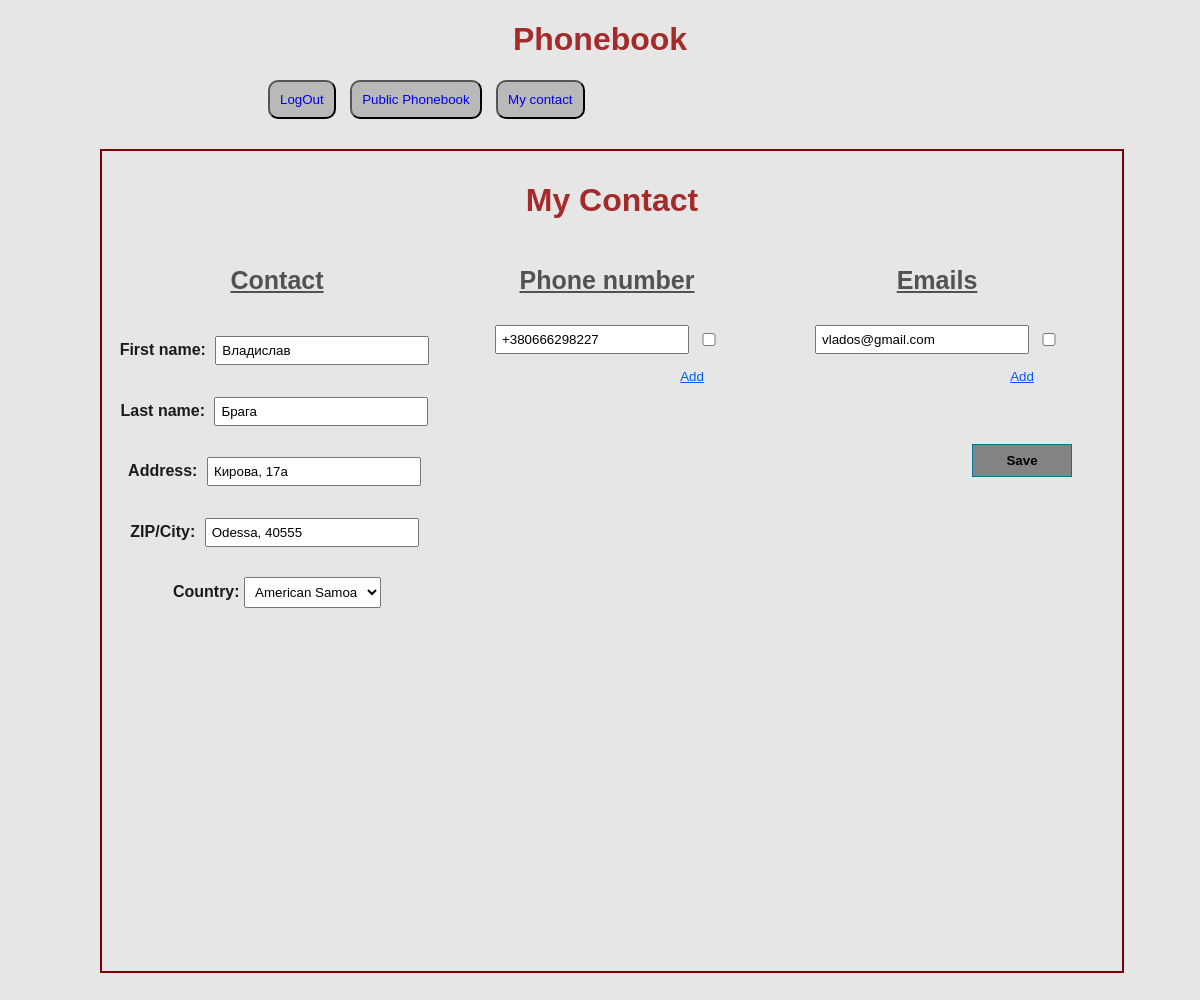
Screenshot of /home.php (signed in) with the database file from the repository.
### tables this page shows
CREATE TABLE `users` (
  `user_id` int(11) NOT NULL,
  `username` varchar(255) NOT NULL,
  `password` varchar(255) NOT NULL,
  `First_name` varchar(255) NOT NULL,
  `Last_name` varchar(255) NOT NULL,
  `id_country` int(255) NOT NULL,
  `adress` varchar(255) NOT NULL,
  `city` varchar(255) NOT NULL
);

CREATE TABLE `contact` (
  `id` int(255) NOT NULL,
  `id_user` int(255) NOT NULL,
  `mail` varchar(255) NOT NULL,
  `phones` bigint(20) NOT NULL
);

### home.php (the view, shortened to what this page needs)
<?
    include "connect.php";
?>
<!DOCTYPE html>
<html>
    <head>
        <link rel="stylesheet" href="style.css">
    </head>
    <body>
    <h1>Phonebook</h1>
 <div class="start">
    <div class="menu">
        <button><a href="exit_admin.php">LogOut</a></button>
        <button><a href="book.php">Public Phonebook</a></button>
        <button><a href="home.php">My contact</a></button>
    </div>
 </div>
 <?
$id = $_SESSION['user']['id'];
$users = mysqli_query($link, "SELECT * FROM `users` WHERE user_id=$id");
foreach ($users as $user1)
    $contacts1 = mysqli_query($link, "SELECT * FROM `contact` WHERE id_user=$id");
    $mails1 = mysqli_query($link, "SELECT * FROM `contact` WHERE id_user=$id");
$countries = mysqli_query($link, "SELECT * FROM `countries`");
?>
<form action="" method="POST" class="new_form">
    <div class='conteiner'>
        <div class= "forma">
        <h1>My Contact</h1>
            <div id="column-1" class="block">
                <h3>Contact</h3>
                <h4>First name: </h4>
                <input required type="text" name="first_name"  value="<?=$user1['First_name']?>">
                <h4>Last name:</h4>
                <input required type="text" name="last_name"  value="<?=$user1['Last_name']?>">
                <h4>Address: </h4>
                <input required type="text" name="adress"  value="<?=$user1['adress']?>">
                <h4>ZIP/City:</h4>
                <input required type="text" name="city"  value="<?=$user1['city']?>">
                <h4>Country:</h4>
                <select  name="id_country">
                <?
               while($country = mysqli_fetch_assoc($countries))
               {
                if ($user1['id_country'] == $country['id'])
                {
                    echo "<option selected value= ".$country['id'].">".$country['name']."</option>";
                    }
                    else {
                echo "<option value=".$country['id'].">".$country['name']."</option>";
                }
               }
              ?>
                </select>
            </div>
            <div id="column-2" class="block">
                <h3>Phone number</h3>
                    <div class="b2">
                    <?
                while($contact1 = mysqli_fetch_assoc($contacts1)){
                 echo "<input required type='text' name='phone' value=+".$contact1['phones'].">";
                echo "<input type='checkbox' id='special'>";
                }
                    ?>
                    </div>
                    <button type="submit" class="user">Add</button>
            </div>
            <div id="column-3" class="block">
                <h3>Emails</h3>
                <?
                 while($mail1 = mysqli_fetch_assoc($mails1)){
               echo "<input required type='text' name='email' value=".$mail1['mail'].">";
               echo "<input type='checkbox' id='special'>";
                    }
                ?>
                <button class="user" type="submit">Add</button>
                <div class="save">
            <button type="submit" name="update">Save</button>
                </div>
            </div>
        </div>
    </div>
                </form>
    </body>
</html>

### style.css (style rules this page uses)
body { background-color: rgb(230, 230, 230); font-family: 'Franklin Gothic Medium', 'Arial Narrow', Arial, sans-serif; }
.start { margin-left: 250px; }
.menu button { margin-left: 10px; padding-left: 50px; padding-right: 50px; border-radius: 10px; padding: 10px; outline: none; background-color: rgb(185, 185, 185); }
.start button a { text-decoration: none; }
h1 { text-align: center; color:brown; }
.conteiner { border: 2px double rgb(126, 0, 0); padding: 10px; width: 1000px; min-height: 800px; margin: 20px auto; }
form { padding: 10px; display: block; width: 380px; margin: 0 auto; }
form input { padding:10px; margin: 10px auto; outline: none; margin-left: 25px; width: 190px; }
form button { padding:10px; width: 100px; margin: 10px auto; margin-left:220px; }
#column-1 { width: 33%; float: left; min-height: 200px; max-height: 600px; }
#column-2 { width: 33%; min-height: 200px; float: left; max-height: 600px; }
#column-3 { width: 33%; min-height: 200px; float: left; max-height: 800px; }
.forma h3 { text-decoration: underline; color:rgb(82, 82, 82); font-size: 25px; }
.forma h4 { color:rgb(27, 27, 27); }
.block h4 { display:inline-block; }
.block input { display: table-cell; vertical-align: middle; }
.forma input { padding: 5px; margin: 5px; width: 200px; }
.forma { text-align: center; }
.forma button { display: block; margin: auto 200px; background: none; border: none; outline: none; text-decoration: underline; color: rgb(0, 89, 255); }
.save button { background-color: rgb(131, 131, 131); margin-top: 50px; text-decoration: none; color: rgb(0, 0, 0); font-weight: bold; padding: 8px; width: 100px; border: 1px solid #02759b; }
.b2 input { display: inline; width:180px; }
#special { width: 20px; }
.new_form { width: 1000px; min-height: 800px; margin: 20px auto; padding: 10px; display: block; margin: 0 auto; }
.forma select { padding: 6px; outline: none; }

### rows the page displays
users: first_name "Владислав", last_name "Брага", adress "Кирова, 17a", city "Odessa, 40555"
contact: phone "+380666298227", email "vlados@gmail.com"

### other values shown
form field id_country "American Samoa"
